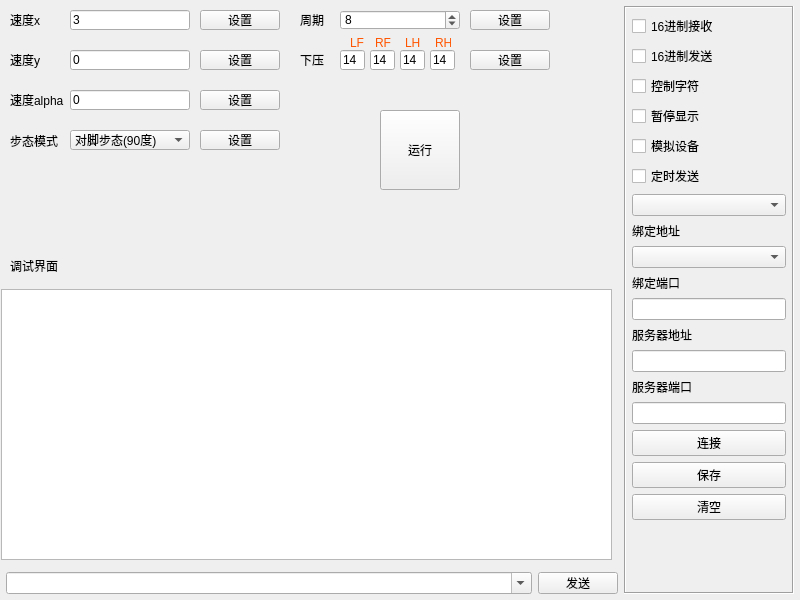
<?xml version="1.0" encoding="UTF-8"?>
<ui version="4.0">
 <class>Widget</class>
 <widget class="QWidget" name="Widget">
  <property name="geometry">
   <rect>
    <x>0</x>
    <y>0</y>
    <width>800</width>
    <height>600</height>
   </rect>
  </property>
  <property name="windowTitle">
   <string>Widget</string>
  </property>
  <widget class="QFrame" name="frame">
   <property name="geometry">
    <rect>
     <x>624</x>
     <y>6</y>
     <width>170</width>
     <height>588</height>
    </rect>
   </property>
   <property name="minimumSize">
    <size>
     <width>170</width>
     <height>0</height>
    </size>
   </property>
   <property name="maximumSize">
    <size>
     <width>170</width>
     <height>16777215</height>
    </size>
   </property>
   <property name="frameShape">
    <enum>QFrame::Box</enum>
   </property>
   <property name="frameShadow">
    <enum>QFrame::Sunken</enum>
   </property>
   <layout class="QVBoxLayout" name="verticalLayout">
    <property name="leftMargin">
     <number>6</number>
    </property>
    <property name="topMargin">
     <number>6</number>
    </property>
    <property name="rightMargin">
     <number>6</number>
    </property>
    <property name="bottomMargin">
     <number>6</number>
    </property>
    <item>
     <widget class="QCheckBox" name="ckHexReceive">
      <property name="text">
       <string>16进制接收</string>
      </property>
     </widget>
    </item>
    <item>
     <widget class="QCheckBox" name="ckHexSend">
      <property name="text">
       <string>16进制发送</string>
      </property>
     </widget>
    </item>
    <item>
     <widget class="QCheckBox" name="ckAscii">
      <property name="text">
       <string>控制字符</string>
      </property>
     </widget>
    </item>
    <item>
     <widget class="QCheckBox" name="ckShow">
      <property name="text">
       <string>暂停显示</string>
      </property>
     </widget>
    </item>
    <item>
     <widget class="QCheckBox" name="ckDebug">
      <property name="text">
       <string>模拟设备</string>
      </property>
     </widget>
    </item>
    <item>
     <widget class="QCheckBox" name="ckAutoSend">
      <property name="text">
       <string>定时发送</string>
      </property>
     </widget>
    </item>
    <item>
     <widget class="QComboBox" name="cboxInterval"/>
    </item>
    <item>
     <widget class="QLabel" name="labBindIP">
      <property name="text">
       <string>绑定地址</string>
      </property>
     </widget>
    </item>
    <item>
     <widget class="QComboBox" name="cboxBindIP"/>
    </item>
    <item>
     <widget class="QLabel" name="labBindPort">
      <property name="text">
       <string>绑定端口</string>
      </property>
     </widget>
    </item>
    <item>
     <widget class="QLineEdit" name="txtBindPort"/>
    </item>
    <item>
     <widget class="QLabel" name="labServerIP">
      <property name="text">
       <string>服务器地址</string>
      </property>
     </widget>
    </item>
    <item>
     <widget class="QLineEdit" name="txtServerIP"/>
    </item>
    <item>
     <widget class="QLabel" name="labServerPort">
      <property name="text">
       <string>服务器端口</string>
      </property>
     </widget>
    </item>
    <item>
     <widget class="QLineEdit" name="txtServerPort"/>
    </item>
    <item>
     <widget class="QPushButton" name="btnConnect">
      <property name="text">
       <string>连接</string>
      </property>
     </widget>
    </item>
    <item>
     <widget class="QPushButton" name="btnSave">
      <property name="text">
       <string>保存</string>
      </property>
     </widget>
    </item>
    <item>
     <widget class="QPushButton" name="btnClear">
      <property name="text">
       <string>清空</string>
      </property>
     </widget>
    </item>
    <item>
     <spacer name="spacer">
      <property name="orientation">
       <enum>Qt::Vertical</enum>
      </property>
      <property name="sizeHint" stdset="0">
       <size>
        <width>20</width>
        <height>40</height>
       </size>
      </property>
     </spacer>
    </item>
   </layout>
  </widget>
  <widget class="QTextEdit" name="txtMain">
   <property name="geometry">
    <rect>
     <x>1</x>
     <y>289</y>
     <width>611</width>
     <height>271</height>
    </rect>
   </property>
   <property name="readOnly">
    <bool>true</bool>
   </property>
  </widget>
  <widget class="QWidget" name="widget" native="true">
   <property name="geometry">
    <rect>
     <x>6</x>
     <y>572</y>
     <width>612</width>
     <height>22</height>
    </rect>
   </property>
   <layout class="QHBoxLayout" name="layTcpClient">
    <property name="leftMargin">
     <number>0</number>
    </property>
    <property name="topMargin">
     <number>0</number>
    </property>
    <property name="rightMargin">
     <number>0</number>
    </property>
    <property name="bottomMargin">
     <number>0</number>
    </property>
    <item>
     <widget class="QComboBox" name="cboxData">
      <property name="sizePolicy">
       <sizepolicy hsizetype="Ignored" vsizetype="Fixed">
        <horstretch>0</horstretch>
        <verstretch>0</verstretch>
       </sizepolicy>
      </property>
      <property name="editable">
       <bool>true</bool>
      </property>
     </widget>
    </item>
    <item>
     <widget class="QPushButton" name="btnSend">
      <property name="minimumSize">
       <size>
        <width>80</width>
        <height>0</height>
       </size>
      </property>
      <property name="maximumSize">
       <size>
        <width>80</width>
        <height>16777215</height>
       </size>
      </property>
      <property name="text">
       <string>发送</string>
      </property>
     </widget>
    </item>
   </layout>
  </widget>
  <widget class="QLabel" name="labBindPort_2">
   <property name="geometry">
    <rect>
     <x>10</x>
     <y>260</y>
     <width>154</width>
     <height>12</height>
    </rect>
   </property>
   <property name="text">
    <string>调试界面</string>
   </property>
  </widget>
  <widget class="QLineEdit" name="edit_x">
   <property name="geometry">
    <rect>
     <x>70</x>
     <y>10</y>
     <width>120</width>
     <height>20</height>
    </rect>
   </property>
   <property name="text">
    <string>3</string>
   </property>
  </widget>
  <widget class="QLabel" name="label">
   <property name="geometry">
    <rect>
     <x>10</x>
     <y>10</y>
     <width>40</width>
     <height>20</height>
    </rect>
   </property>
   <property name="text">
    <string>速度x</string>
   </property>
  </widget>
  <widget class="QLineEdit" name="edit_y">
   <property name="geometry">
    <rect>
     <x>70</x>
     <y>50</y>
     <width>120</width>
     <height>20</height>
    </rect>
   </property>
   <property name="text">
    <string>0</string>
   </property>
  </widget>
  <widget class="QLabel" name="label_2">
   <property name="geometry">
    <rect>
     <x>10</x>
     <y>50</y>
     <width>40</width>
     <height>20</height>
    </rect>
   </property>
   <property name="text">
    <string>速度y</string>
   </property>
  </widget>
  <widget class="QLineEdit" name="edit_z">
   <property name="geometry">
    <rect>
     <x>70</x>
     <y>90</y>
     <width>120</width>
     <height>20</height>
    </rect>
   </property>
   <property name="text">
    <string>0</string>
   </property>
  </widget>
  <widget class="QLabel" name="label_3">
   <property name="geometry">
    <rect>
     <x>10</x>
     <y>90</y>
     <width>61</width>
     <height>20</height>
    </rect>
   </property>
   <property name="text">
    <string>速度alpha</string>
   </property>
  </widget>
  <widget class="QPushButton" name="btn_xVel">
   <property name="geometry">
    <rect>
     <x>200</x>
     <y>10</y>
     <width>80</width>
     <height>20</height>
    </rect>
   </property>
   <property name="text">
    <string>设置</string>
   </property>
  </widget>
  <widget class="QPushButton" name="btn_yVel">
   <property name="geometry">
    <rect>
     <x>200</x>
     <y>50</y>
     <width>80</width>
     <height>20</height>
    </rect>
   </property>
   <property name="text">
    <string>设置</string>
   </property>
  </widget>
  <widget class="QPushButton" name="btn_zVel">
   <property name="geometry">
    <rect>
     <x>200</x>
     <y>90</y>
     <width>80</width>
     <height>20</height>
    </rect>
   </property>
   <property name="text">
    <string>设置</string>
   </property>
  </widget>
  <widget class="QLabel" name="label_9">
   <property name="geometry">
    <rect>
     <x>10</x>
     <y>130</y>
     <width>50</width>
     <height>21</height>
    </rect>
   </property>
   <property name="text">
    <string>步态模式 </string>
   </property>
  </widget>
  <widget class="QComboBox" name="cmb_GaitMode">
   <property name="geometry">
    <rect>
     <x>70</x>
     <y>130</y>
     <width>120</width>
     <height>20</height>
    </rect>
   </property>
   <item>
    <property name="text">
     <string>对脚步态(90度)</string>
    </property>
   </item>
   <item>
    <property name="text">
     <string>三脚步态(90度)</string>
    </property>
   </item>
   <item>
    <property name="text">
     <string>对脚步态(180度)</string>
    </property>
   </item>
   <item>
    <property name="text">
     <string>三脚步态(180度)</string>
    </property>
   </item>
   <item>
    <property name="text">
     <string>外弧面缓步步态(90度)</string>
    </property>
   </item>
   <item>
    <property name="text">
     <string>下爬</string>
    </property>
   </item>
   <item>
    <property name="text">
     <string/>
    </property>
   </item>
   <item>
    <property name="text">
     <string/>
    </property>
   </item>
  </widget>
  <widget class="QPushButton" name="btn_gaitMode">
   <property name="geometry">
    <rect>
     <x>200</x>
     <y>130</y>
     <width>80</width>
     <height>20</height>
    </rect>
   </property>
   <property name="text">
    <string>设置</string>
   </property>
  </widget>
  <widget class="QLineEdit" name="edit_p1">
   <property name="geometry">
    <rect>
     <x>340</x>
     <y>50</y>
     <width>25</width>
     <height>20</height>
    </rect>
   </property>
   <property name="text">
    <string>14</string>
   </property>
  </widget>
  <widget class="QLabel" name="label_24">
   <property name="geometry">
    <rect>
     <x>300</x>
     <y>50</y>
     <width>40</width>
     <height>20</height>
    </rect>
   </property>
   <property name="text">
    <string>下压</string>
   </property>
  </widget>
  <widget class="QLineEdit" name="edit_p2">
   <property name="geometry">
    <rect>
     <x>370</x>
     <y>50</y>
     <width>25</width>
     <height>20</height>
    </rect>
   </property>
   <property name="text">
    <string>14</string>
   </property>
  </widget>
  <widget class="QLabel" name="label_25">
   <property name="geometry">
    <rect>
     <x>350</x>
     <y>35</y>
     <width>16</width>
     <height>16</height>
    </rect>
   </property>
   <property name="styleSheet">
    <string notr="true">font: 25 6pt &quot;Adobe 宋体 Std L&quot;;
color: rgb(255, 85, 0);</string>
   </property>
   <property name="text">
    <string>LF</string>
   </property>
  </widget>
  <widget class="QLabel" name="label_26">
   <property name="geometry">
    <rect>
     <x>435</x>
     <y>35</y>
     <width>16</width>
     <height>16</height>
    </rect>
   </property>
   <property name="styleSheet">
    <string notr="true">font: 25 6pt &quot;Adobe 宋体 Std L&quot;;
color: rgb(255, 85, 0);</string>
   </property>
   <property name="text">
    <string>RH</string>
   </property>
  </widget>
  <widget class="QLabel" name="label_27">
   <property name="geometry">
    <rect>
     <x>375</x>
     <y>35</y>
     <width>16</width>
     <height>16</height>
    </rect>
   </property>
   <property name="styleSheet">
    <string notr="true">font: 25 6pt &quot;Adobe 宋体 Std L&quot;;
color: rgb(255, 85, 0);</string>
   </property>
   <property name="text">
    <string>RF</string>
   </property>
  </widget>
  <widget class="QLineEdit" name="edit_p4">
   <property name="geometry">
    <rect>
     <x>430</x>
     <y>50</y>
     <width>25</width>
     <height>20</height>
    </rect>
   </property>
   <property name="text">
    <string>14</string>
   </property>
  </widget>
  <widget class="QLabel" name="label_28">
   <property name="geometry">
    <rect>
     <x>300</x>
     <y>10</y>
     <width>40</width>
     <height>20</height>
    </rect>
   </property>
   <property name="text">
    <string>周期</string>
   </property>
  </widget>
  <widget class="QLabel" name="label_29">
   <property name="geometry">
    <rect>
     <x>405</x>
     <y>35</y>
     <width>16</width>
     <height>16</height>
    </rect>
   </property>
   <property name="styleSheet">
    <string notr="true">font: 25 6pt &quot;Adobe 宋体 Std L&quot;;
color: rgb(255, 85, 0);</string>
   </property>
   <property name="text">
    <string>LH</string>
   </property>
  </widget>
  <widget class="QSpinBox" name="spb_GaitPeriod">
   <property name="geometry">
    <rect>
     <x>340</x>
     <y>10</y>
     <width>120</width>
     <height>20</height>
    </rect>
   </property>
   <property name="value">
    <number>8</number>
   </property>
  </widget>
  <widget class="QLineEdit" name="edit_p3">
   <property name="geometry">
    <rect>
     <x>400</x>
     <y>50</y>
     <width>25</width>
     <height>20</height>
    </rect>
   </property>
   <property name="text">
    <string>14</string>
   </property>
  </widget>
  <widget class="QPushButton" name="btn_gaitPeriod">
   <property name="geometry">
    <rect>
     <x>470</x>
     <y>10</y>
     <width>80</width>
     <height>20</height>
    </rect>
   </property>
   <property name="text">
    <string>设置</string>
   </property>
  </widget>
  <widget class="QPushButton" name="btn_press">
   <property name="geometry">
    <rect>
     <x>470</x>
     <y>50</y>
     <width>80</width>
     <height>20</height>
    </rect>
   </property>
   <property name="text">
    <string>设置</string>
   </property>
  </widget>
  <widget class="QPushButton" name="btn_runOrstop">
   <property name="geometry">
    <rect>
     <x>380</x>
     <y>110</y>
     <width>80</width>
     <height>80</height>
    </rect>
   </property>
   <property name="text">
    <string>运行</string>
   </property>
  </widget>
 </widget>
 <resources/>
 <connections/>
</ui>
